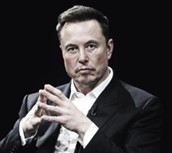
#> input picture images/image1.jpg, 172 x 153 px
$ python diffForegBackg.py ../images/image1.jpg 100 100
#> lines starting #> are read from the running program, lines starting #| are printed output that depends on the picture
import sys
import json
import numpy as np
import cv2

def process_image(image_path, height, width):
    # Load the image
#> called with image_path = '../images/image1.jpg', height = 100, width = 100
    image = cv2.imread(image_path, cv2.IMREAD_UNCHANGED)
#> image is the input picture: shape (153, 172, 3); mean B, G, R 55.9, 54.8, 57.2
    if image is None:
        return {"error": "Image not found"}

    # Ensure the image is in the right dimensions
    if image.shape[:2] != (height, width):
        image = cv2.resize(image, (width, height), interpolation=cv2.INTER_AREA)
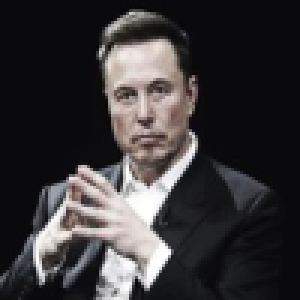
#> image: shape (100, 100, 3) (shown 3 times larger); mean B, G, R 55.9, 54.8, 57.2

    # Convert RGBA to RGB if necessary
    if image.shape[2] == 4:
        image = cv2.cvtColor(image, cv2.COLOR_RGBA2RGB)
    else:
        image = cv2.cvtColor(image, cv2.COLOR_BGR2RGB)

    # Initialize the mask for GrabCut
    mask = np.zeros(image.shape[:2], np.uint8)

    # Temporary arrays used by the algorithm
    bgd_model = np.zeros((1, 65), np.float64)
    fgd_model = np.zeros((1, 65), np.float64)

    # Define the rectangle for the initial GrabCut
    rect = (10, 10, image.shape[1] - 10, image.shape[0] - 10)
#> rect = (10, 10, 90, 90)

    # Run GrabCut algorithm
    cv2.grabCut(image, mask, rect, bgd_model, fgd_model, 5, cv2.GC_INIT_WITH_RECT)

    # Modify the mask
    mask2 = np.where((mask == 2) | (mask == 0), 0, 1).astype('uint8')
    # foreground = image * mask2[:, :, np.newaxis]
    # background = image * (1 - mask2[:, :, np.newaxis])

    # Prepare the pixel arrays
    foreground_pixels = []
    background_pixels = []
    embedded_pixels = []

    for y in range(int(height)):
        for x in range(int(width)):
            pixel = image[y, x].tolist()
            if mask2[y, x] == 1:
                foreground_pixels.append(pixel)
                embedded_pixels.append([255,255,255])  # White pixel
            else:
                background_pixels.append(pixel)
                embedded_pixels.append([0, 0, 0])  # Black pixel
#> after the loop, background_pixels = 7604 items, first 6: [10, 10, 12], [10, 10, 12], [10, 10, 12], [10, 10, 12], [10, 10, 12], [10, 10, 12]; embedded_pixels = 10000 items, first 6: [0, 0, 0], [0, 0, 0], [0, 0, 0], [0, 0, 0], [0, 0, 0], [0, 0, 0]; foreground_pixels = 2396 items, first 6: [123, 112, 108], [143, 131, 127], [160, 148, 144], [180, 169, 166], [168, 157, 155], [138, 128, 127]

    return foreground_pixels, background_pixels, embedded_pixels

def main():
    if len(sys.argv) != 4:
        print("Usage: diffForegBackg.py <image_path> <height> <width>")
        return

    image_path = sys.argv[1]
    height = int(sys.argv[2])
    width = int(sys.argv[3])

    foreground, background, embedded = process_image(image_path, height, width)
#> foreground has the same summary as foreground_pixels in process_image; background has the same summary as background_pixels in process_image; embedded has the same summary as embedded_pixels in process_image

    result = {
        "foreground": foreground,
        "background": background,
        "embedded": embedded
    }

    print((result))
#> (printed output is left out)

if __name__ == "__main__":
    main()

$ run again, on images/3d_donut.png
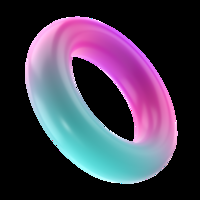
#> input picture images/3d_donut.png, 200 x 200 px
#> in process_image, image is the input picture: shape (200, 200, 4); mean B, G, R, A 78.8, 58.9, 67.3, 93.4
#> in process_image, `image = cv2.resize(image, (width, height), interpolation=cv2.INTER_AREA)`:
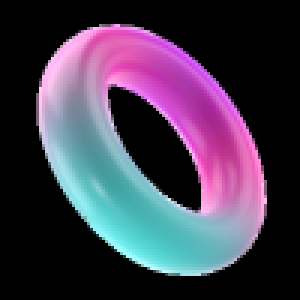
#> image: shape (100, 100, 4) (shown 3 times larger); mean B, G, R, A 78.9, 59, 67.4, 93.4
#> after the loop in process_image, `for y in range(int(height)):`: background_pixels = 5997 items, first 6: [0, 0, 0], [0, 0, 0], [0, 0, 0], [0, 0, 0], [0, 0, 0], [0, 0, 0]; embedded_pixels = 10000 items, first 6: [0, 0, 0], [0, 0, 0], [0, 0, 0], [0, 0, 0], [0, 0, 0], [0, 0, 0]; foreground_pixels = 4003 items, first 6: [185, 134, 190], [245, 177, 254], [246, 176, 254], [240, 168, 254], [229, 153, 255], [216, 133, 254]
#> foreground has the same summary as foreground_pixels in process_image; background has the same summary as background_pixels in process_image; embedded has the same summary as embedded_pixels in process_image
#> (printed output is left out)

$ run again, on images/3d_liquid1.png
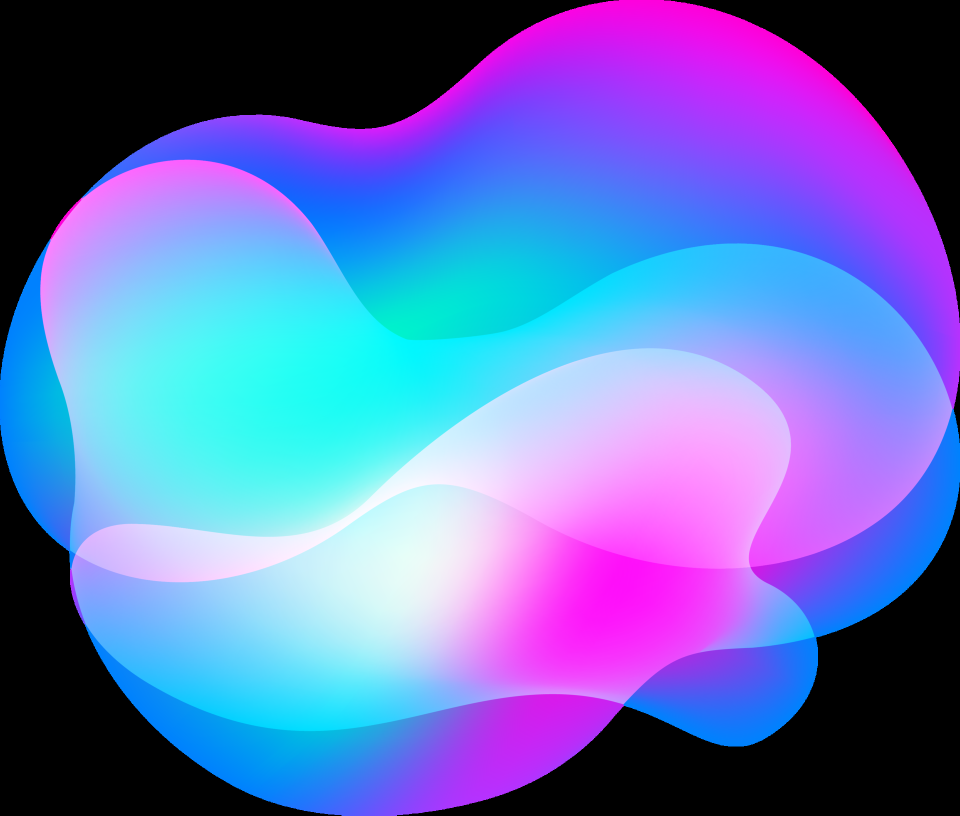
#> input picture images/3d_liquid1.png, 1920 x 1631 px (shown at 1/2 size)
#> in process_image, image is the input picture: shape (1631, 1920, 4); mean B, G, R, A 187.1, 112.9, 99.4, 190.3
#> in process_image, `image = cv2.resize(image, (width, height), interpolation=cv2.INTER_AREA)`:
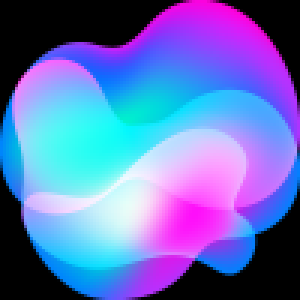
#> image: shape (100, 100, 4) (shown 3 times larger); mean B, G, R, A 187.1, 112.9, 99.4, 190.4
#> after the loop in process_image, `for y in range(int(height)):`: background_pixels = 3163 items, first 6: [0, 0, 0], [0, 0, 0], [0, 0, 0], [0, 0, 0], [0, 0, 0], [0, 0, 0]; embedded_pixels = 10000 items, first 6: [0, 0, 0], [0, 0, 0], [0, 0, 0], [0, 0, 0], [0, 0, 0], [0, 0, 0]; foreground_pixels = 6837 items, first 6: [243, 19, 215], [245, 25, 196], [246, 30, 179], [247, 36, 167], [248, 41, 158], [249, 44, 152]
#> foreground has the same summary as foreground_pixels in process_image; background has the same summary as background_pixels in process_image; embedded has the same summary as embedded_pixels in process_image
#> (printed output is left out)
